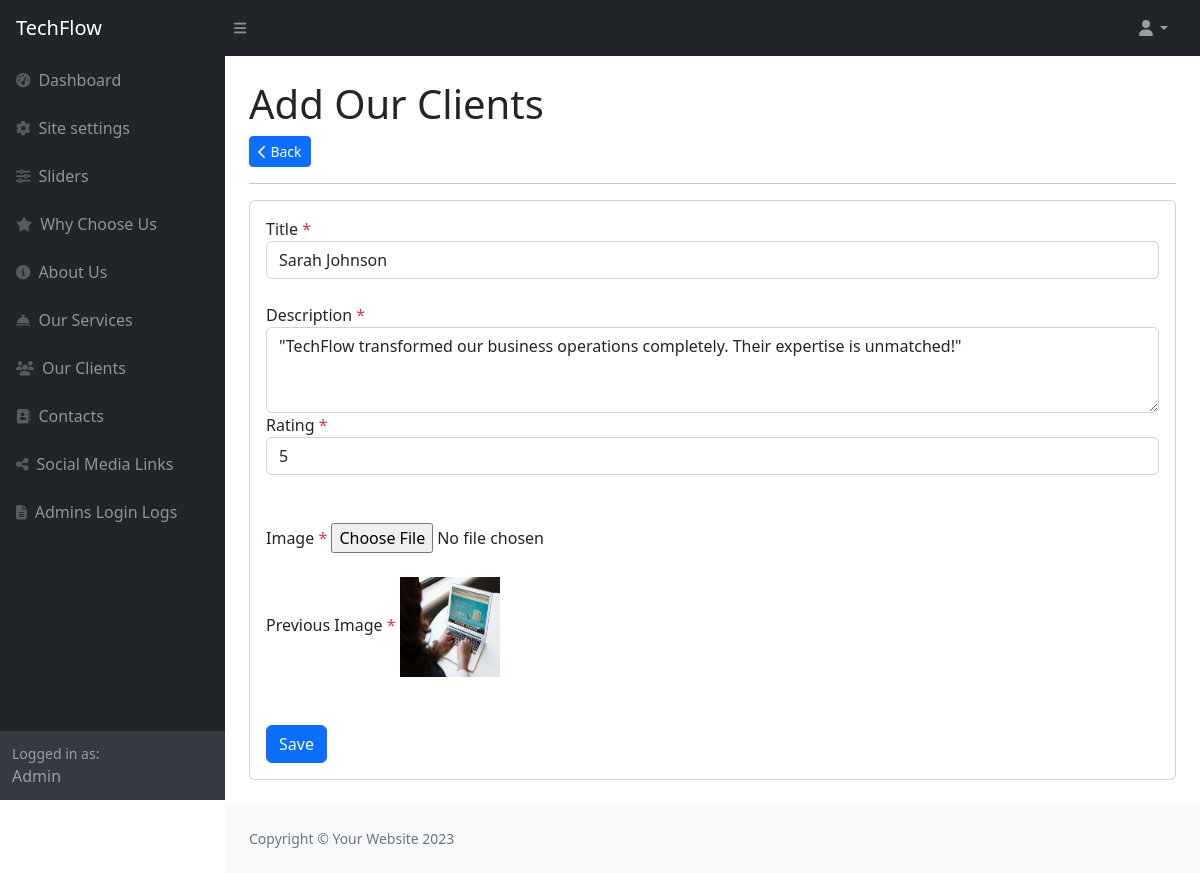
Page /admin/our_clients/edit/1 on the committed database.
### tables this page shows
CREATE TABLE `site_settings` (
  `id` int(11) NOT NULL,
  `site_title` varchar(100) DEFAULT NULL,
  `footer_description` varchar(100) DEFAULT NULL,
  `site_email` varchar(100) DEFAULT NULL,
  `logo` varchar(100) DEFAULT NULL,
  `fav_icon` varchar(100) DEFAULT NULL,
  `phone_number` varchar(100) DEFAULT NULL,
  `why_choose_title` varchar(100) DEFAULT NULL,
  `why_choose_desc` varchar(255) DEFAULT NULL,
  `our_service_title` varchar(100) DEFAULT NULL,
  `our_service_desc` varchar(255) DEFAULT NULL,
  `our_client_title` varchar(100) DEFAULT NULL,
  `our_client_desc` varchar(255) DEFAULT NULL,
  `contact_title` varchar(100) DEFAULT NULL,
  `contact_desc` varchar(255) DEFAULT NULL
);

CREATE TABLE `our_clients` (
  `id` int(11) NOT NULL,
  `image` varchar(100) DEFAULT NULL,
  `title` varchar(100) DEFAULT NULL,
  `description` varchar(255) DEFAULT NULL,
  `rating` varchar(100) DEFAULT NULL
);

### application/controllers/admin/Our_clients.php (called while the page is built, shortened)
<?php
class Our_clients extends CI_Controller
{
    public function __construct()
    {
        $this->load->library('form_validation');
        $this->load->model('Admin_model');
        $this->load->helper('form');
    }
    public function edit($id)
    {
        if (!empty($_POST)) {
            $this->form_validation->set_rules('title', 'Title', 'required|trim');
            $this->form_validation->set_rules('description', 'Description', 'required|trim');
            if ($this->form_validation->run() == FALSE) {
                $this->session->set_flashdata("type", "failed");
                $this->session->set_flashdata("msg", "Something went wrong");
                $this->load->view("admin/add_edit_our_clients");
            } else {
                $data = [
                    'title' => $this->input->post('title'),
                    'description' => $this->input->post('description')
                ];
                $data_settings = $this->Admin_model->get_data_by_id($id, 'our_clients');
                if (isset($_FILES['image']['name']) && !empty($_FILES['image']['name'])) {
                    $data['image'] = $this->Admin_model->image_upload('image');
                } else if (isset($data_settings->image)) {
                    $data['image'] = $data_settings->image;
                }
                $this->Admin_model->edit_data($data, 'our_clients', $id);
                $this->session->set_flashdata("type", "success");
                $this->session->set_flashdata("msg", "Data inserted successfully");
                redirect(base_url('our_clients'));
            }
        } else {
            if (isset($id)) {
                $data['our_clients'] = $this->Admin_model->get_data_by_id($id, 'our_clients');
                $this->load->view('admin/add_edit_our_clients', $data);
            } else {
                $this->load->view('admin/add_edit_our_clients');
            }
        }
    }
}

### index.php (called while the page is built, shortened)
<?php
require_once BASEPATH . 'core/CodeIgniter.php';

### application/models/Admin_model.php (called while the page is built, shortened)
<?php
class Admin_model extends CI_Model
{
    public function get_data_by_id($id, $table)
    {
        return $this->db->where('id', $id)->get($table)->row();
    }
}

### application/views/admin/add_edit_our_clients.php (the view, shortened to what this page needs)
<?php
$this->load->view('admin/includes/header');
$this->load->view('admin/includes/sidebar'); ?>
<div id="layoutSidenav_content">
    <main>
        <div class="container-fluid px-4">
            <h1 class="mt-4">Add Our Clients</h1>
            <button class="btn btn-primary btn-sm" onclick="window.history.go(-1)">
                <i class="fa fa-chevron-left" aria-hidden="true"></i> Back
            </button>
            <hr>
            <div class="card mb-4" style="max-width: 1000px; margin: auto;">
                <div class="card-body">
                    <form action="<?= isset($our_clients->id) ? base_url('admin/our_clients/edit/' . $our_clients->id) : base_url('admin/our_clients/add') ?>" method="POST" enctype="multipart/form-data">
                        <div class="form-group">
                            <label for="siteTitle">Title <span class="text-danger">*</span></label>
                            <input type="text" id="title" name="title" class="form-control" value="<?= ($our_clients->title) ? $our_clients->title : '' ?>" required>
                        </div>
                        <br>
                        <div class="form-group">
                            <label for="footerDesc">Description <span class="text-danger">*</span></label>
                            <textarea id="description" name="description" class="form-control" rows="3" required><?= ($our_clients->description) ? $our_clients->description : '' ?></textarea>
                        </div>
                        <div class="form-group">
                            <label for="siteTitle">Rating <span class="text-danger">*</span></label>
                            <input type="text" id="rating" name="rating" class="form-control" value="<?= ($our_clients->rating) ? $our_clients->rating : '' ?>" required>
                        </div>
                        <br>
                        <br>
                        <div class="form-group">
                            <label for="image">Image <span class="text-danger">*</span></label>
                            <input type="file" id="image" name="image" class="form-control-file" required>
                        </div>
                        <br>
                        <?php if (isset($our_clients->image)) { ?>
                            <div class="form-group">
                                <label for="image">Previous Image <span class="text-danger">*</span></label>
                                <img src="<?= base_url('uploads/') . $our_clients->image ?>" width="100px" height="100px">
                            </div>
                            <br>
                        <?php } ?>
                        <br>
                        <button type="submit" class="btn btn-primary">Save</button>
                    </form>
                </div>
            </div>
        </div>
    </main>

### application/views/admin/includes/header.php (shortened to what this page needs)
<!DOCTYPE html>
<html lang="en">
<head>
    <?php $site_settings = $this->db->where('id', 1)->get('site_settings')->row() ?>
    <link href="https://cdn.jsdelivr.net/npm/simple-datatables@7.1.2/dist/style.min.css" rel="stylesheet" />
    <link href="<?= base_url() ?>assets/admin_assets/css/styles.css" rel="stylesheet" />
</head>
<body class="sb-nav-fixed">
    <nav class="sb-topnav navbar navbar-expand navbar-dark bg-dark">
        <a class="navbar-brand ps-3" href="<?= base_url('admin/login') ?>"><?= $site_settings->site_title ?></a>
        <button class="btn btn-link btn-sm order-1 order-lg-0 me-4 me-lg-0" id="sidebarToggle" href="#!"><i class="fas fa-bars"></i></button>
        <ul class="navbar-nav ms-auto ms-md-0 me-3 me-lg-4">
            <li class="nav-item dropdown">
                <a class="nav-link dropdown-toggle" id="navbarDropdown" href="#" role="button" data-bs-toggle="dropdown" aria-expanded="false"><i class="fas fa-user fa-fw"></i></a>
            </li>
        </ul>
    </nav>
    <div id="layoutSidenav">

### rows in the picture
site_settings: site_title "TechFlow"
our_clients: title "Sarah Johnson", description "\"TechFlow transformed our business operations completely. Their expertise is unmatched!\"", rating "5", image (picture)
